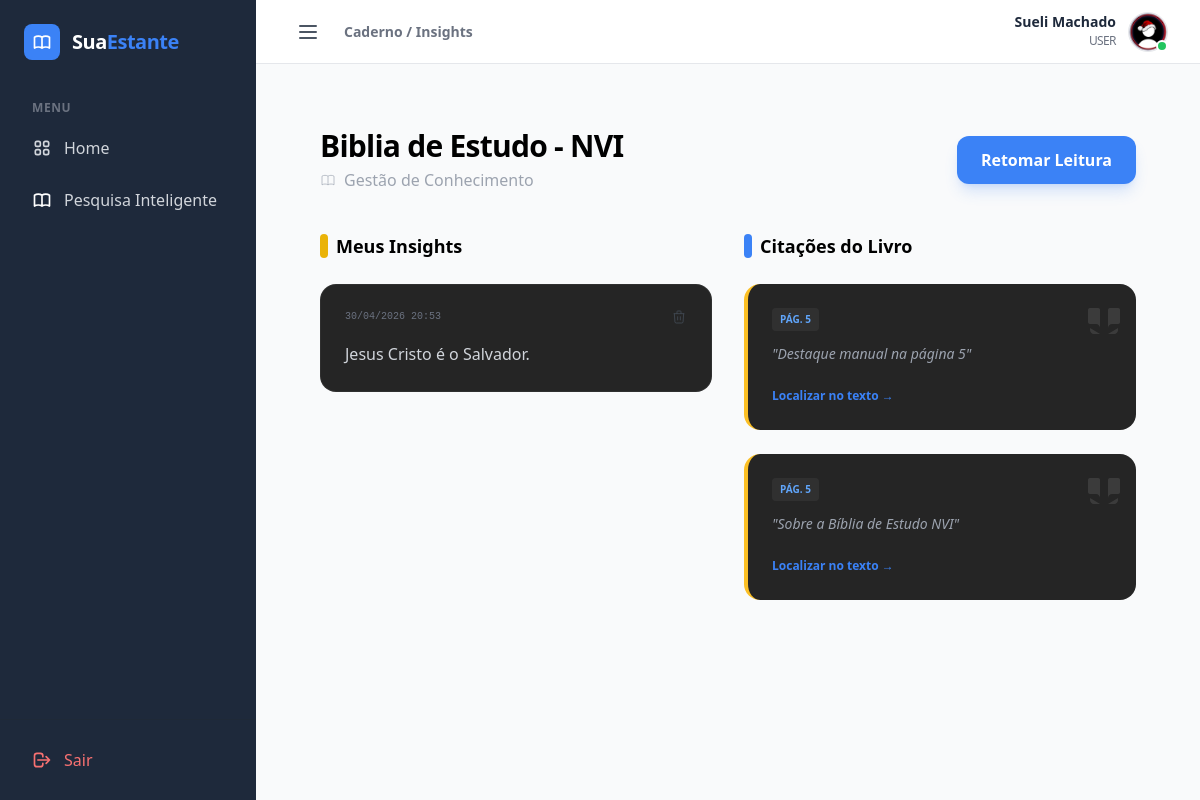
The page /user/caderno/1 (signed in) on the database as committed earlier.
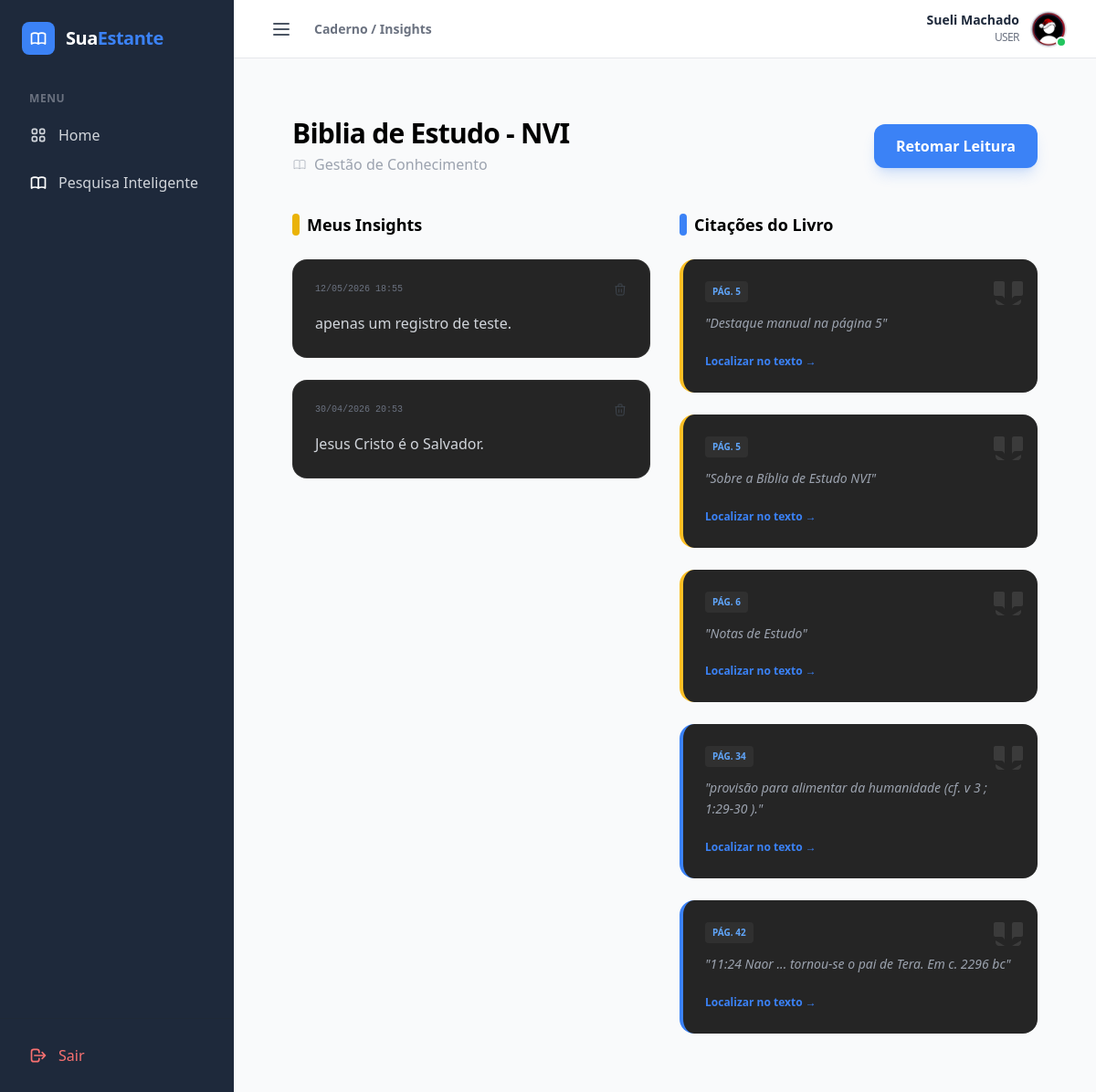
The same page on the database as committed later.
### models/modelos.py (models this page shows)
class User(db.Model, UserMixin):
    id = db.Column(db.Integer, primary_key=True)
    name = db.Column(db.String(100), nullable=False)
    email = db.Column(db.String(120), nullable=False, unique=True)
    photo = db.Column(db.String(255), nullable=True)
    type_user = db.Column(db.Enum('admin', 'user', default='user')) # Admin ou User
    estado = db.Column(db.String(10), default='Ativo') # 'ativo' ou 'inativo'
    password_hash = db.Column(db.String(128), nullable=False)
    created_at = db.Column(db.DateTime, default=datetime.utcnow)
    estantes = db.relationship('Estante', backref='dono', lazy=True)

class Livro(db.Model):
    __tablename__ = 'livros'
    id = db.Column(db.Integer, primary_key=True)
    titulo = db.Column(db.String(200), nullable=False)
    capa = db.Column(db.String(255), nullable=True) #caminho da imagem...
    arquivo_path = db.Column(db.String(255), nullable=False) # Caminho do PDF
    favorito = db.Column(db.Boolean, default=False)
    estado = db.Column(db.String(10), default='Ativo') # 'ativo' ou 'inativo'
    estante_id = db.Column(db.Integer, db.ForeignKey('estantes.id'), nullable=False)
    user_id = db.Column(db.Integer, db.ForeignKey('user.id'), nullable=False)
    progresso = db.relationship('Progresso', backref='livro', uselist=False, cascade="all, delete-orphan")
    marcacoes = db.relationship('Marcacao', backref='livro', lazy=True)
    anotacoes = db.relationship('Anotacao', backref='livro', lazy=True)

class Anotacao(db.Model):
    __tablename__ = 'anotacoes'
    id = db.Column(db.Integer, primary_key=True)
    conteudo = db.Column(db.Text, nullable=False)
    livro_id = db.Column(db.Integer, db.ForeignKey('livros.id'), nullable=False)
    created_at = db.Column(db.DateTime, default=datetime.utcnow)

class Marcacao(db.Model):
    __tablename__ = 'marcacoes'
    id = db.Column(db.Integer, primary_key=True)
    texto_extraido = db.Column(db.Text, nullable=False)
    num_pagina = db.Column(db.Integer, nullable=False)
    cor_destaque = db.Column(db.String(7), default="#FFFF00") # Hexadecimal da cor
    created_at = db.Column(db.DateTime, default=datetime.utcnow)
    livro_id = db.Column(db.Integer, db.ForeignKey('livros.id'), nullable=False)

### routes/user.py (the view)
@user_bp.route('/caderno/<int:livro_id>')
@login_required
def caderno_livro(livro_id):
    livro = Livro.query.get_or_404(livro_id)
    if livro.user_id != current_user.id:
        return redirect(url_for('user.home'))
    anotacoes = Anotacao.query.filter_by(livro_id=livro_id).order_by(Anotacao.created_at.desc()).all()
    marcacoes = Marcacao.query.filter_by(livro_id=livro_id).order_by(Marcacao.num_pagina).all()
    return render_template('user/insights.html',
                           livro=livro,
                           anotacoes=anotacoes,
                           marcacoes=marcacoes)

### models/modelos.py (called while the page is built)
@login_manager.user_loader
def load_user(user_id):
    return User.query.get(int(user_id))

### templates/user/insights.html (shortened to what this page needs)
{% extends "admin/base_adm.html" %}
{% block breadcrumb %}Caderno / Insights{% endblock %}
{% block dashboard_content %}
<div class="p-8 max-w-6xl mx-auto">
    <div class="flex flex-col md:flex-row md:items-center justify-between mb-10 gap-4">
        <div>
            <h1 class="text-3xl font-extrabold text-dark tracking-tight">{{ livro.titulo }}</h1>
            <p class="text-gray-400 mt-1 flex items-center gap-2">
                Gestão de Conhecimento
            </p>
        </div>
        <a href="{{ url_for('user.ler_livro', id=livro.id) }}" class="inline-flex items-center justify-center px-6 py-3 bg-primary hover:bg-blue-600 text-white rounded-xl font-bold transition-all shadow-lg shadow-blue-500/20">
            Retomar Leitura
        </a>
    </div>
    <div class="grid grid-cols-1 lg:grid-cols-2 gap-8">
        <div class="space-y-6">
            <h2 class="text-lg font-bold text-dark flex items-center gap-2 mb-4">
                <span class="w-2 h-6 bg-yellow-500 rounded-full"></span>
                Meus Insights
            </h2>
            {% for a in anotacoes %}
            <div class="bg-[#252525] rounded-2xl p-6 border border-white/5 hover:border-yellow-500/30 transition-colors">
                <div class="flex justify-between items-start mb-4">
                    <span class="text-[10px] text-gray-500 font-mono">{{ a.created_at.strftime('%d/%m/%Y %H:%M') }}</span>
                    <button class="text-gray-600 hover:text-red-500 transition-colors">
                        <svg class="w-4 h-4" fill="none" stroke="currentColor" viewBox="0 0 24 24"><path d="M19 7l-.867 12.142A2 2 0 0116.138 21H7.862a2 2 0 01-1.995-1.858L5 7m5 4v6m4-6v6m1-10V4a1 1 0 00-1-1h-4a1 1 0 00-1 1v3M4 7h16"></path></svg>
                    </button>
                </div>
                <p class="text-gray-300 leading-relaxed">{{ a.conteudo }}</p>
            </div>
            {% else %}
            <p class="text-gray-600 italic text-sm">Nenhuma nota pessoal escrita ainda.</p>
            {% endfor %}
        </div>
        <div class="space-y-6">
            <h2 class="text-lg font-bold text-dark flex items-center gap-2 mb-4">
                <span class="w-2 h-6 bg-blue-500 rounded-full"></span>
                Citações do Livro
            </h2>
            {% for m in marcacoes %}
            <div class="bg-[#252525] rounded-2xl p-6 border-l-4 border-white/5 hover:bg-[#2a2a2a] transition-all relative overflow-hidden" style="border-left-color: {{ m.cor_destaque }}">
                <div class="absolute top-0 right-0 p-2 opacity-10">
                </div>
                <div class="flex items-center gap-2 mb-3">
                    <span class="px-2 py-1 bg-white/5 rounded text-[10px] font-bold text-blue-400">PÁG. {{ m.num_pagina }}</span>
                </div>
                <p class="text-gray-400 italic text-sm leading-relaxed mb-4 relative z-10">
                    "{{ m.texto_extraido }}"
                </p>
                <a href="{{ url_for('user.ler_livro', id=livro.id, page=m.num_pagina, hl=m.texto_extraido[:15]) }}" class="text-xs text-primary hover:underline inline-flex items-center gap-1 font-bold">
                    Localizar no texto →
                </a>
            </div>
            {% else %}
            <p class="text-gray-600 italic text-sm">Nenhum trecho pintado no PDF.</p>
            {% endfor %}
        </div>
    </div>
</div>
{% endblock %}

### templates/admin/base_adm.html (shortened to what this page needs)
<!DOCTYPE html>
<html lang="pt-br">
<head>
    <script src="https://cdn.tailwindcss.com"></script>
</head>
<body class="bg-gray-50 font-sans antialiased" x-data="{ sidebarOpen: true }">
    <div class="flex h-screen overflow-hidden">
        <aside
            :class="sidebarOpen ? 'w-64' : 'w-20'"
            class="bg-secondary text-white hidden md:flex flex-col flex-shrink-0 transition-all duration-300 ease-in-out">
            <div class="p-6 flex items-center gap-3 overflow-hidden whitespace-nowrap">
                <div class="bg-primary p-2 rounded-lg flex-shrink-0">
                </div>
                <span x-show="sidebarOpen" x-transition.opacity class="text-xl font-bold tracking-tight text-white">
                    Sua<span class="text-primary">Estante</span>
                </span>
            </div>
            <nav class="flex-1 px-4 space-y-1 mt-4 overflow-hidden">
                <p x-show="sidebarOpen" class="px-4 text-xs font-semibold text-gray-500 uppercase tracking-wider mb-2">Menu</p>
                {% if current_user.type_user == 'admin' %}
                    <a href="{{ url_for('admin.admin_dashboard') }}" class="flex items-center gap-3 px-4 py-3 rounded-xl transition hover:bg-gray-800 text-gray-300 hover:text-white {% if request.endpoint == 'admin.admin_dashboard' %} bg-primary !text-white {% endif %}">
                        <svg class="w-5 h-5 flex-shrink-0" fill="none" stroke="currentColor" viewBox="0 0 24 24"><path stroke-linecap="round" stroke-linejoin="round" stroke-width="2" d="M4 6a2 2 0 012-2h2a2 2 0 012 2v2a2 2 0 01-2 2H6a2 2 0 01-2-2V6zM14 6a2 2 0 012-2h2a2 2 0 012 2v2a2 2 0 01-2 2h-2a2 2 0 01-2-2V6zM4 16a2 2 0 012-2h2a2 2 0 012 2v2a2 2 0 01-2 2H6a2 2 0 01-2-2v-2zM14 16a2 2 0 012-2h2a2 2 0 012 2v2a2 2 0 01-2 2h-2a2 2 0 01-2-2v-2z"></path></svg>
                        <span x-show="sidebarOpen" x-transition.opacity>Dashboard</span>
                    </a>
                    <a href="{{ url_for('admin.list_users') }}" class="flex items-center gap-3 px-4 py-3 rounded-xl transition hover:bg-gray-800 text-gray-300 hover:text-white {% if request.endpoint == 'admin.list_users' %} bg-primary !text-white {% endif %}">
                        <svg class="w-5 h-5 flex-shrink-0" fill="none" stroke="currentColor" viewBox="0 0 24 24"><path stroke-linecap="round" stroke-linejoin="round" stroke-width="2" d="M12 4.354a4 4 0 110 5.292M15 21H3v-1a6 6 0 0112 0v1zm0 0h6v-1a6 6 0 00-9-5.197M13 7a4 4 0 11-8 0 4 4 0 018 0z"></path></svg>
                        <span x-show="sidebarOpen" x-transition.opacity>Usuários</span>
                    </a>
                    <a href="{{ url_for('admin.list_estantes') }}" class="flex items-center gap-3 px-4 py-3 rounded-xl transition hover:bg-gray-800 text-gray-300 hover:text-white {% if request.endpoint == 'admin.list_estantes' %} bg-primary !text-white {% endif %}">
                        <svg class="w-5 h-5 text-white" fill="none" stroke="currentColor" viewBox="0 0 24 24"><path stroke-linecap="round" stroke-linejoin="round" stroke-width="2" d="M12 6.253v13m0-13C10.832 5.477 9.246 5 7.5 5S4.168 5.477 3 6.253v13C4.168 18.477 5.754 18 7.5 18s3.332.477 4.5 1.253m0-13C13.168 5.477 14.754 5 16.5 5c1.747 0 3.332.477 4.5 1.253v13C19.832 18.477 18.247 18 16.5 18c-1.746 0-3.332.477-4.5 1.253"></path></svg>
                        <span x-show="sidebarOpen" x-transition.opacity>Estantes</span>
                    </a>
                    <a href="{{ url_for('admin.list_books') }}" class="flex items-center gap-3 px-4 py-3 rounded-xl transition hover:bg-gray-800 text-gray-300 hover:text-white {% if request.endpoint == 'admin.list_books' %} bg-primary !text-white {% endif %}">
                        <svg class="w-5 h-5 text-white" fill="none" stroke="currentColor" viewBox="0 0 24 24">
                            <path stroke-linecap="round" stroke-linejoin="round" stroke-width="2" d="M11 5H6a2 2 0 00-2 2v11a2 2 0 002 2h11a2 2 0 002-2v-5m-1.414-9.414a2 2 0 112.828 2.828L11.828 15H9v-2.828l8.586-8.586z"></path>
                        </svg>
                        <span x-show="sidebarOpen" x-transition.opacity>Livros</span>
                    </a>
                    <a href="{{ url_for('admin.list_histories') }}" class="flex items-center gap-3 px-4 py-3 rounded-xl transition hover:bg-gray-800 text-gray-300 hover:text-white {% if request.endpoint == 'admin.list_histories' %} bg-primary !text-white {% endif %}">
                        <svg class="w-5 h-5 flex-shrink-0" fill="none" stroke="currentColor" viewBox="0 0 24 24">
                            <path stroke-linecap="round" stroke-linejoin="round" stroke-width="2" d="M12 8v4l3 3m6-3a9 9 0 11-18 0 9 9 0 0118 0z"></path>
                        </svg>
                        <span x-show="sidebarOpen" x-transition.opacity>Histórico</span>
                    </a>
                {% else %}
                    <a href="{{ url_for('user.home') }}" class="flex items-center gap-3 px-4 py-3 rounded-xl transition hover:bg-gray-800 text-gray-300 hover:text-white ">
                        <span x-show="sidebarOpen" x-transition.opacity>Home</span>
                    </a>
                    <a href="{{ url_for('user.pesquisa_inteligente') }}" class="flex items-center gap-3 px-4 py-3 rounded-xl transition hover:bg-gray-800 text-gray-300 hover:text-white ">
                        <span x-show="sidebarOpen" x-transition.opacity>Pesquisa Inteligente</span>
                    </a>
                {% endif %}
            </nav>
            <div class="p-4 border-t border-gray-800">
                <a href="{{ url_for('auth.logout') }}" class="flex items-center gap-3 px-4 py-3 rounded-xl text-red-400 hover:bg-red-500/10 transition">
                    <svg class="w-5 h-5 flex-shrink-0" fill="none" stroke="currentColor" viewBox="0 0 24 24"><path stroke-linecap="round" stroke-linejoin="round" stroke-width="2" d="M17 16l4-4m0 0l-4-4m4 4H7m6 4v1a3 3 0 01-3 3H6a3 3 0 01-3-3V7a3 3 0 013-3h4a3 3 0 013 3v1"></path></svg>
                    <span x-show="sidebarOpen" x-transition.opacity>Sair</span>
                </a>
            </div>
        </aside>
        <div class="flex-1 flex flex-col min-w-0 overflow-hidden">
            <header class="bg-white border-b border-gray-200 h-16 flex items-center justify-between px-8 flex-shrink-0">
                <div class="flex items-center gap-4">
                    <button @click="sidebarOpen = !sidebarOpen" class="p-2 rounded-lg hover:bg-gray-100 text-gray-600 transition-colors focus:outline-none">
                        <svg class="w-6 h-6" fill="none" stroke="currentColor" viewBox="0 0 24 24">
                            <path stroke-linecap="round" stroke-linejoin="round" stroke-width="2" d="M4 6h16M4 12h16M4 18h16"></path>
                        </svg>
                    </button>
                    <h2 class="text-sm font-semibold text-gray-500">{% block breadcrumb %}Admin / Início{% endblock %}</h2>
                </div>
                <div class="relative" x-data="{ open: false }">
                    <button @click="open = !open" @click.outside="open = false" class="flex items-center gap-3 focus:outline-none group">
                        <div class="text-right hidden sm:block">
                            <p class="text-sm font-bold text-secondary leading-none group-hover:text-primary transition">{{ current_user.name }}</p>
                            <p class="text-xs text-gray-500 mt-1 uppercase tracking-tighter">{{ current_user.type_user }}</p>
                        </div>
                        <div class="relative">
                            <a href="{{ url_for('user.perfil') }}">
                                {% if current_user.photo %}
                                    <img src="{{ url_for('static', filename='uploads/user/' + current_user.photo) }}" class="w-10 h-10 rounded-full object-cover border border-gray-200">
                                {% else %}
                                    <div class="w-10 h-10 rounded-full bg-primary flex items-center justify-center text-white font-bold">{{ current_user.name[0] | upper }}</div>
                                {% endif %}
                            </a>
                            <div class="absolute bottom-0 right-0 w-3 h-3 bg-green-500 border-2 border-white rounded-full"></div>
                        </div>
                    </button>
                    </div>
            </header>
            <main class="flex-1 overflow-y-auto p-8">
                {% block dashboard_content %}{% endblock %}
            </main>
        </div>
    </div>
</body>
</html>

Rows that differ between the two databases and show on the page:
added Anotacao: created_at "12/05/2026 18:55", conteudo "apenas um registro de teste."
added Marcacao: num_pagina "6", texto_extraido "Notas de Estudo"
added Marcacao: num_pagina "34", texto_extraido "provisão para alimentar da humanidade (cf. v 3 ; 1:29-30 ).", cor_destaque "#3b82f6" (drawn)
added Marcacao: num_pagina "42", texto_extraido "11:24 Naor ... tornou-se o pai de Tera. Em c. 2296 bc", cor_destaque "#3b82f6" (drawn)
